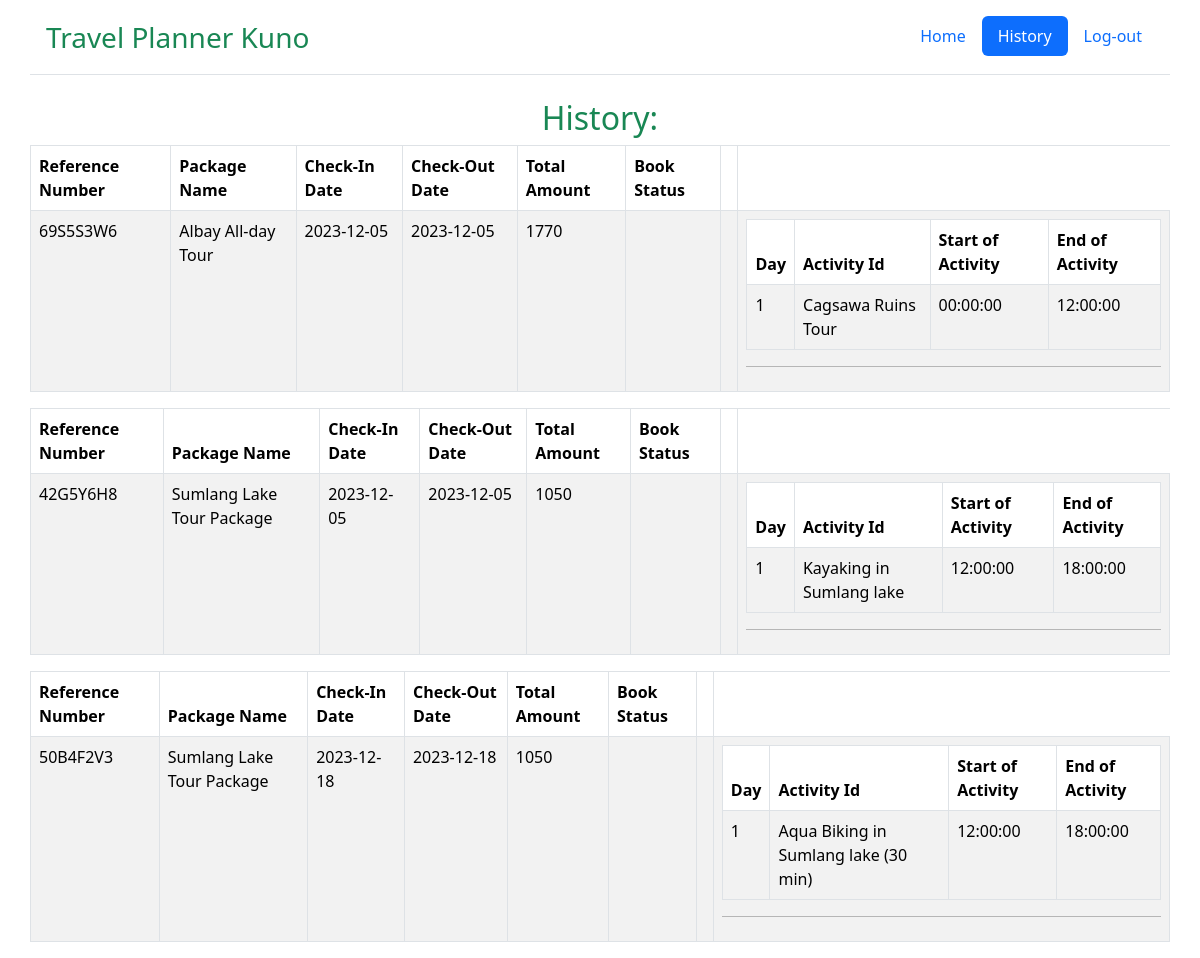
Page /users/showhistory.php (signed in) on the committed database.
### tables this page shows
CREATE TABLE `bookingpackage` (
  `booking_id` int(11) NOT NULL,
  `ref_num` varchar(8) NOT NULL,
  `user_id` int(11) NOT NULL,
  `package_id` int(11) NOT NULL,
  `check_in_date` date NOT NULL,
  `check_out_date` date NOT NULL,
  `total_amount` int(11) NOT NULL,
  `order_date` timestamp NOT NULL DEFAULT current_timestamp() ON UPDATE current_timestamp()
);

CREATE TABLE `package` (
  `package_id` int(11) NOT NULL,
  `package_name` varchar(55) NOT NULL,
  `description` text NOT NULL,
  `type_of_package` varchar(55) NOT NULL COMMENT 'tour/package/adventure',
  `combopackage_id` int(11) NOT NULL,
  `location_id` int(11) NOT NULL,
  `package_cost` float NOT NULL,
  `status` char(1) NOT NULL DEFAULT 'A' COMMENT 'A - active || I - inactive'
);

CREATE TABLE `customerschedule` (
  `schedule_id` int(11) NOT NULL,
  `ref_num` varchar(8) NOT NULL,
  `user_id` int(11) NOT NULL,
  `day` int(11) NOT NULL,
  `activity_id` int(11) NOT NULL,
  `start_of_activity` time NOT NULL,
  `end_of_activity` time NOT NULL
);

CREATE TABLE `activities` (
  `activity_id` int(11) NOT NULL,
  `activity_name` varchar(55) NOT NULL,
  `combopackage_id` int(11) NOT NULL,
  `act_type_id` int(11) NOT NULL,
  `activity_image` varchar(255) NOT NULL,
  `available_time` time NOT NULL,
  `description` text NOT NULL,
  `location_id` int(11) NOT NULL,
  `price` float NOT NULL,
  `status` char(1) NOT NULL DEFAULT 'A' COMMENT 'A - active || I - inactive'
);

### users/showhistory.php (the view, shortened to what this page needs)
<?php
    include("../db.php");
    $user_id = $_SESSION["user_id"];
?>
<!DOCTYPE html>
<html lang="en">
<head>
    <link rel="stylesheet" href="../css/bootstrap.css">
</head>
<body>
    <div class="container">
        <div class="row">
            <header class="d-flex flex-wrap justify-content-center py-3 mb-4 border-bottom">
                <a href="reset_session.php" class="d-flex align-items-center mb-3 mb-md-0 me-md-auto link-body-emphasis text-decoration-none">
                    <span class="text-success ms-1 fs-3">Travel Planner Kuno</span>
                </a>
                <ul class="nav nav-pills">
                    <li class="nav-item"><a href="reset_session.php" class="nav-link">Home</a></li>
                    <li class="nav-item"><a href="showhistory.php" class="nav-link active">History</a></li>
                    <li class="nav-item"><a href="../logout.php" class="nav-link">Log-out</a></li>
                </ul>
            </header>
        </div>
        <div class="row">
                <?php
                    $get_bookschedule = "SELECT * FROM bookingpackage WHERE user_id = '$user_id'";
                    $booked_result = mysqli_query($conn, $get_bookschedule);
                    if (mysqli_num_rows($booked_result) == 0){
                        echo "<tr><td colspan='4'>Didn't Have a Booked Package Yet:(</td></tr>";
                    }
                    else{
                        echo '<h3 class="fs-2 text-success text-center">History:</h3>';
                        while($row = mysqli_fetch_assoc($booked_result)){
                            $ref_num = $row["ref_num"];
                            $package_id = $row["package_id"];
                            $status = $row["status"];
                            $get_pack_table = "SELECT * FROM `package` WHERE package_id = '$package_id'";
                            $package_result = mysqli_query($conn, $get_pack_table);
                            $pack = mysqli_fetch_assoc($package_result);
                            $package_name = $pack["package_name"];
                            $check_in = $row["check_in_date"];
                            $check_out = $row["check_out_date"];
                            $total_amount = $row["total_amount"];
                            echo '<table class="table table-bordered table-striped" border-info>';
                        echo '<thead><tr><th>Reference Number</th><th>Package Name</th><th>Check-In Date</th><th>Check-Out Date</th><th>Total Amount</th><th>Book Status</th><th></th></tr></thead>';
                            echo '<tbody>';
                            echo "<tr><td>$ref_num</td><td>$package_name</td><td>$check_in</td><td>$check_out</td><td>$total_amount</td><td>$status</td><td>";
                            echo "</td>";
                            echo "<td>";
                            $get_customerschedule = "SELECT * FROM customerschedule WHERE ref_num = '$ref_num'";
                            $sched_result = mysqli_query($conn, $get_customerschedule);
                            while($row = mysqli_fetch_assoc($sched_result)){
                            $day = $row["day"];
                            $act_id = $row["activity_id"];
                            $start_of_activity = $row["start_of_activity"];
                            $end_of_activity = $row["end_of_activity"];
                            $get_activity = "SELECT * FROM activities WHERE activity_id = '$act_id'";
                            $act_result = mysqli_query($conn, $get_activity);
                            $row = mysqli_fetch_assoc($act_result);
                            $act_name = $row["activity_name"];
                            ?>
                            <div>
                                <table class="table table-bordered table-striped" border-info>
                                <thead><tr><th>Day</th><th>Activity Id</th><th>Start of Activity</th><th>End of Activity</th></tr></thead>
                                <tbody>
                                <tr><td> <?php  echo $day; ?> </td><td><?php echo $act_name; ?></td><td><?php echo $start_of_activity; ?></td><td><?php echo $end_of_activity; ?></td></tr>
                                </tbody>
                                </table>
                            </div> <hr><?php
                            }
                            echo "</td>";
                            echo "</tr>";
                            echo '</tbody>';
                            echo '</table>';
                        }
                    }
                ?>
            </div>
        </div>
</body>
</html>

### rows in the picture
bookingpackage: ref_num "69S5S3W6", package.package_name "Albay All-day Tour", check_in_date "2023-12-05", check_out_date "2023-12-05", total_amount "1770"
customerschedule: day "1", activity.activity_name "Cagsawa Ruins Tour", start_of_activity "00:00:00", end_of_activity "12:00:00"
bookingpackage: ref_num "42G5Y6H8", package.package_name "Sumlang Lake Tour Package", check_in_date "2023-12-05", check_out_date "2023-12-05", total_amount "1050"
customerschedule: day "1", activity.activity_name "Kayaking in Sumlang lake", start_of_activity "12:00:00", end_of_activity "18:00:00"
bookingpackage: ref_num "50B4F2V3", package.package_name "Sumlang Lake Tour Package", check_in_date "2023-12-18", check_out_date "2023-12-18", total_amount "1050"
customerschedule: day "1", activity.activity_name "Aqua Biking in Sumlang lake (30 min)", start_of_activity "12:00:00", end_of_activity "18:00:00"
